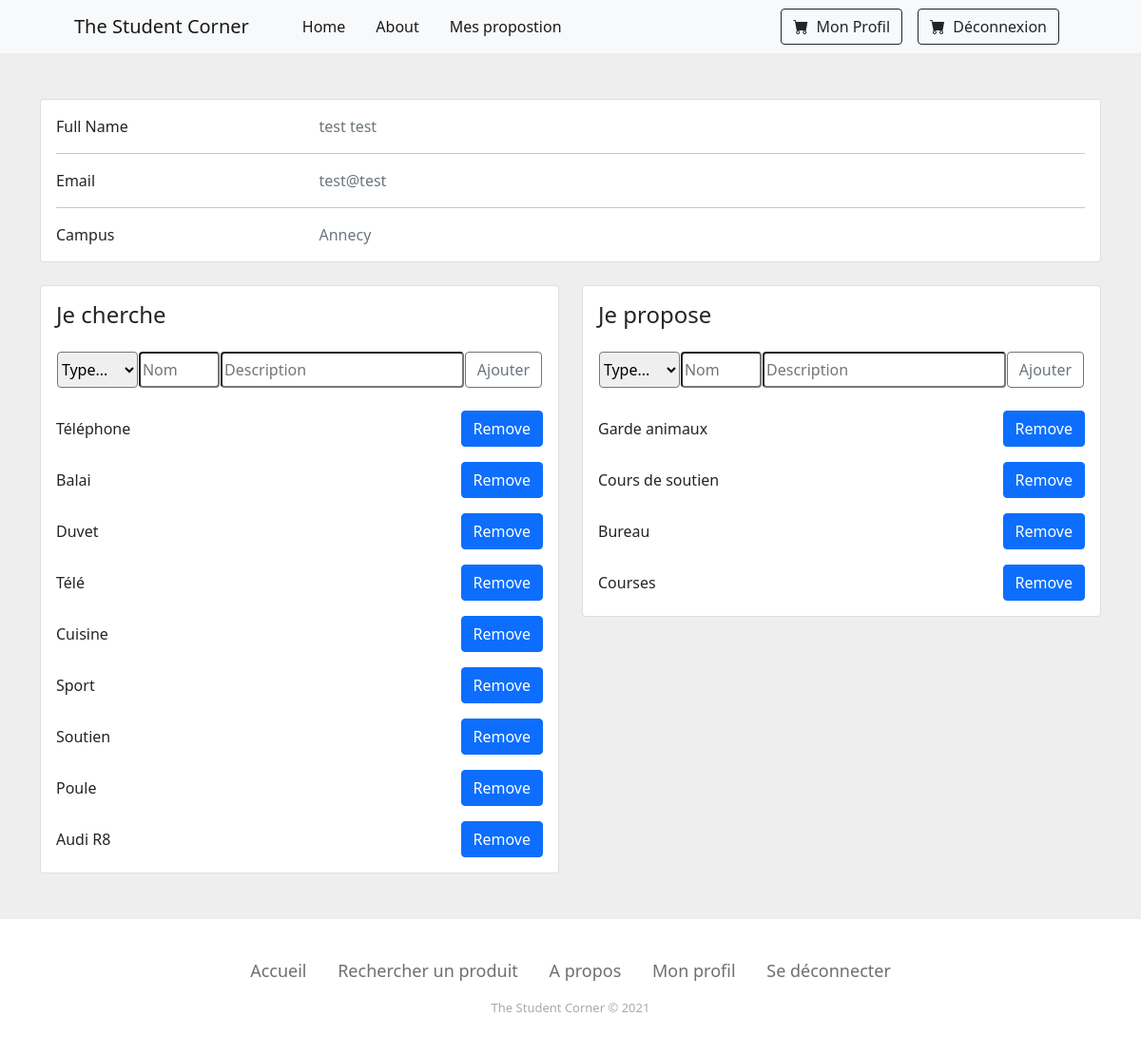
Screenshot of /?r=user/profil (signed in) with the database file from the repository.
### tables this page shows
CREATE TABLE IF NOT EXISTS produit (
    idproduit int(11) NOT NULL AUTO_INCREMENT,
    nom varchar(100) NOT NULL,
    description varchar(100) NOT NULL,
    type int(11) NOT NULL,
    PRIMARY KEY (idproduit)
);

### tools.php (called while the page is built, shortened)
<?php
spl_autoload_register(function($name) {
	$dir = "model";
	if (strpos($name,"Controller") !== FALSE)
		$dir = "controller";
	$path = $dir."/".$name.".php";
});

### controller/Controller.php (called while the page is built, shortened)
<?php
class Controller {
	public function render($view, $d=null) {
		$controller = get_class($this);
		$model = substr($controller, 0,
		strpos($controller, "Controller"));
		$data = $d;
		include_once "view/header.php";
		include_once "view/".strtolower($model)."/".$view.".php";
		include_once "view/footer.php";
	}
}

### controller/UserController.php (called while the page is built, shortened)
<?php
class UserController extends Controller {
  public function profil(){
    $user = unserialize($_SESSION["user"]);
    $offres = $user->getOffres();
    $demandes = $user->getDemandes();
    $this->render("profil", ["user"=>$user,"offres"=>$offres,"demandes"=>$demandes]);
  }
}

### index.php (called while the page is built, shortened)
<?php
include_once "db.php";
include_once "tools.php";
include_once "controller/route.php";

### model/Model.php (called while the page is built, shortened)
<?php
class Model {
	public function __construct($id=null) {
		$class = get_class($this);
		$table = strtolower($class);
		if ($id != null) {
			$st = db()->prepare("select * from $table where id$table=:id");
			$st->bindValue(":id", $id);
			$st->execute();
		}
	}
	public function __get($fieldName) {
		$varName = "_".$fieldName;
		if (property_exists(get_class($this), $varName))
			return $this->$varName;
		else {
			throw new Exception("Unknown variable: ".$fieldName." in ".get_class($this));
		}
	}
	public function __set($fieldName, $value) {
		$varName = "_".$fieldName;
		if ($value !== null) {
			if (property_exists(get_class($this), $varName)) {
				$class = get_class($this);
				$table = strtolower($class);
				$id = "_id".$fieldName;
				if (isset($value->$id)) {
					$st = db()->prepare("update $table set id$fieldName=:val where id$table=:id");
					$id = substr($id, 1);
					$st->bindValue(":val", $value->$id);
				} else {
					$st = db()->prepare("update $table set $fieldName=:val where id$table=:id");
				}
			} else {
				throw 	new Exception("Unknown variable: ".$fieldName. " in ".get_class($this));
			}
		}
	}
}

### db.php (called while the page is built)
<?php
$db = new PDO("mysql:host=localhost;dbname=info732","root","");
$db->exec("SET NAMES 'utf8';");
function db() { global $db; return $db; }

### model/Utilisateur.php (called while the page is built, shortened)
<?php
class Utilisateur extends Model {
	public function getOffres() {
		$st = db()->prepare("SELECT * from offre WHERE idutilisateur = :idutilisateur");
		$st->bindValue(":idutilisateur", $this->idutilisateur);
		$st->execute();
		$offres = array();
		while($row = $st->fetch(PDO::FETCH_ASSOC)) {
			$offres[] = new Produit($row['idoffre']);
		}
		return $offres;
	}
	public function getDemandes() {
		$st = db()->prepare("SELECT * from demande WHERE idutilisateur = :idutilisateur");
		$st->bindValue(":idutilisateur", $this->idutilisateur);
		$st->execute();
		$demandes = array();
		while($row = $st->fetch(PDO::FETCH_ASSOC)) {
			$demandes[] = new Produit($row['iddemande']);
		}
		return $demandes;
	}
}

### view/user/profil.php (the view)
<section style="background-color: #eee;">
  <div class="container py-5">
    <div class="row mb-4 d-flex justify-content-center">
		<div class="col-md-12">
			<div class="card mb-4 mb-md-0">
				<div class="card-body">
					<div class="row">
						<div class="col-sm-3">
							<p class="mb-0">Full Name</p>
						</div>
						<div class="col-sm-9">
							<p class="text-muted mb-0"><?php print($data["user"]->prenom." ".$data["user"]->nom); ?></p>
						</div>
					</div>
					<hr>
					<div class="row">
						<div class="col-sm-3">
							<p class="mb-0">Email</p>
						</div>
						<div class="col-sm-9">
							<p class="text-muted mb-0"><?php print($data["user"]->email); ?></p>
						</div>
					</div>
					<hr>
					<div class="row">
						<div class="col-sm-3">
							<p class="mb-0">Campus</p>
						</div>
						<div class="col-sm-9">
						<p class="text-muted mb-0"><?php print($data["user"]->idcampus->nom_campus); ?></p>
						</div>
					</div>
				</div>
			</div>
		</div>
	</div>
	<div class="row d-flex justify-content-center">
		<?php
			foreach(["Je cherche" => "demandes", "Je propose" => "offres"] as $title => $name){
				echo <<<html
				<div class="col-md-6">
				<div class="card mb-4 mb-md-0">
					<div class="card-body">
						<h4 class="mb-4">$title</h4>
						<div class="row mb-4 d-flex justify-content-center">
							<form class="col-md-12" action=".?r=user/profil" method="post" id="addProductForm">
								<input type="hidden" value="addProduct" name="action" />
								<input type="hidden" value="$name" name="to" />
								<div class="input-group d-flex justify-content-around">
									<select name="type" class="col-md-2 rounded">
										<option selected>Type...</option>
										<option value="1">Service</ option>
										<option value="2">Produit</option>
									</select>
									<input type="text" id="nom" name="nom" placeholder="Nom" class="col-md-2 rounded" />
									<input type="text" id="desc" name="desc" placeholder="Description" class="col-md-6 rounded" />
									<div class="input-group-append">
										<button class="btn btn-outline-secondary" type="submit" nmae="submit">Ajouter</button>
									</div>
								</div>
							</form>
						</div>
				html;
				foreach($data[$name] as $d){
					echo <<<hop
					<div class="d-flex justify-content-between mt-3">
						<p class="mb-0 align-self-center">$d->nom</p>
						<button type="button" class="btn btn-primary btn-floating btn-remove" data-id="$d->idproduit">Remove</button>
					</div>
					hop;
				};
				echo <<<html
						</div>
					</div>
				</div>
				html;
			};
		?>
    </div>
  </div>
</section>

### controller/route.php (shortened to what this page needs)
<?php
$parameters = array();
if (isset($_GET))
	foreach($_GET as $k=>$v)
		$parameters[$k] = $v;
function parameters() {
	global $parameters;
	return $parameters;
}
if (isset(parameters()["r"])) {
	$route = parameters()["r"];
	if (strpos($route,"/") === FALSE)
		list($controller, $action) = array($route, "index");
	else
		list($controller, $action) = explode("/", $route);
	$controller = ucfirst($controller)."Controller";
	if (class_exists($controller)) {
		$c = new $controller();
		$c->$action();
	}
} else {
	$c = new SiteController();
	$c->index();
}

### view/header.php (shortened to what this page needs)
<!DOCTYPE html>
<html>
<head>
	<link rel="stylesheet" href="https://cdn.jsdelivr.net/npm/bootstrap-icons@1.6.0/font/bootstrap-icons.css">
	<link rel="stylesheet" type="text/css" href="./css/bootstrap.css"/>
	<link rel="stylesheet" type="text/css" href="./css/style.css"/>
</head>
<body>
	<main>
	<header>
		<nav class="navbar navbar-expand-lg navbar-light bg-light">
            <div class="container px-4 px-lg-5">
                <a class="navbar-brand" href=".">The Student Corner</a>
				<ul class="navbar-nav me-auto mb-2 mb-lg-0 ms-lg-4 flex-row h-100">
					<li class="nav-item mx-2"><a class="nav-link active" href=".">Home</a></li>
					<li class="nav-item mx-2"><a class="nav-link active" href=".?r=about">About</a></li>
					<li class="nav-item mx-2"><a class="nav-link active" href=".?r=propositions">Mes propostion</a></li>
				</ul>
				<?php if (isset($_SESSION['user'])){?>
					<a class="text-decoration-none d-flex px-2" href=".?r=user/profil">
						<button class="btn btn-outline-dark" type="submit">
							<i class="bi-cart-fill me-1"></i>
							Mon Profil
						</button>
					</a>
					<a class="text-decoration-none d-flex px-2" href=".?r=user/logout">
						<button class="btn btn-outline-dark" type="submit">
							<i class="bi-cart-fill me-1"></i>
							Déconnexion
						</button>
					</a>
				<?php } ?>
            </div>
        </nav>
	</header>
	<section class="background">

### view/footer.php
</section>
    <div class="footer-basic">
        <footer>
            <ul class="list-inline">
                <li class="list-inline-item"><a href=".?r=site/index">Accueil</a></li>
                <li class="list-inline-item"><a href=".?r=site/index">Rechercher un produit</a></li>
                <li class="list-inline-item"><a href=".?r=about/index">A propos</a></li>
				<?php if (isset($_SESSION['user'])){?>
                    <li class="list-inline-item"><a href=".?r=user/profil">Mon profil</a></li>
                    <li class="list-inline-item"><a href=".?r=user/logout">Se déconnecter</a></li>
                <?php }else{?>
                    <li class="list-inline-item"><a href=".?r=user/login">Se connecter</a></li>
                    <li class="list-inline-item"><a href=".?r=user/register">S'inscrire</a></li>
                <?php } ?>
                </ul>
            <p class="copyright">The Student Corner © 2021</p>
        </footer>
    </div>
</main>
</body>
</html>

### css/style.css (style rules this page uses)
.footer-basic { padding:40px 0; background-color:#ffffff; color:#4b4c4d; }
.footer-basic ul { padding:0; list-style:none; text-align:center; font-size:18px; line-height:1.6; margin-bottom:0; }
.footer-basic li { padding:0 10px; }
.footer-basic ul a { color:inherit; text-decoration:none; opacity:0.8; }
.footer-basic .copyright { margin-top:15px; text-align:center; font-size:13px; color:#aaa; margin-bottom:0; }

### rows the page displays
produit: nom "Téléphone"
produit: nom "Balai"
produit: nom "Duvet"
produit: nom "Télé"
produit: nom "Cuisine"
produit: nom "Sport"
produit: nom "Soutien"
produit: nom "Poule"
produit: nom "Audi R8"
produit: nom "Garde animaux"
produit: nom "Cours de soutien"
produit: nom "Bureau"
produit: nom "Courses"

### other values shown
$data["user"]->prenom "test"
$data["user"]->nom "test"
$data["user"]->email "test@test"
$data["user"]->idcampus->nom_campus "Annecy"
$title "Je cherche"
$title "Je propose"
